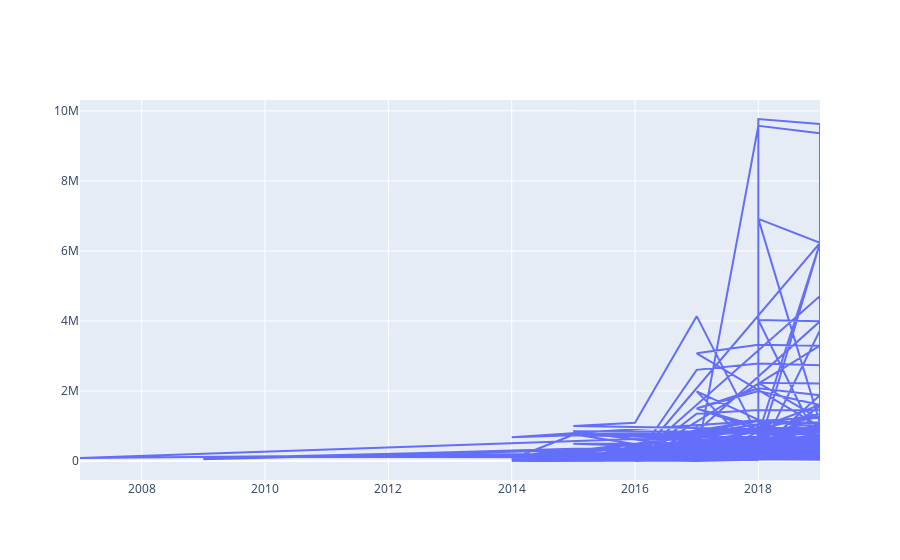

The cell this chart's notebook holds for it:
### Code cell
#drawing my graph

graph  = go.Scatter(
    x = newyork_xaxis,
    y = newyork_yaxis,
    
)

fig = go.Figure(data=graph)

py.offline.iplot(fig)

### Figure 1 — Plotly figure (JSON) as saved in the notebook; plotly's stock layout.template omitted (floating-point values rounded to 4 significant figures; data arrays with more than 128 entries replaced by an {"elided": "..."} marker saying what was removed)
{"data": [{"type": "scatter", "x": {"elided": "270 int values"}, "y": {"elided": "270 int values"}}], "layout": {}}
